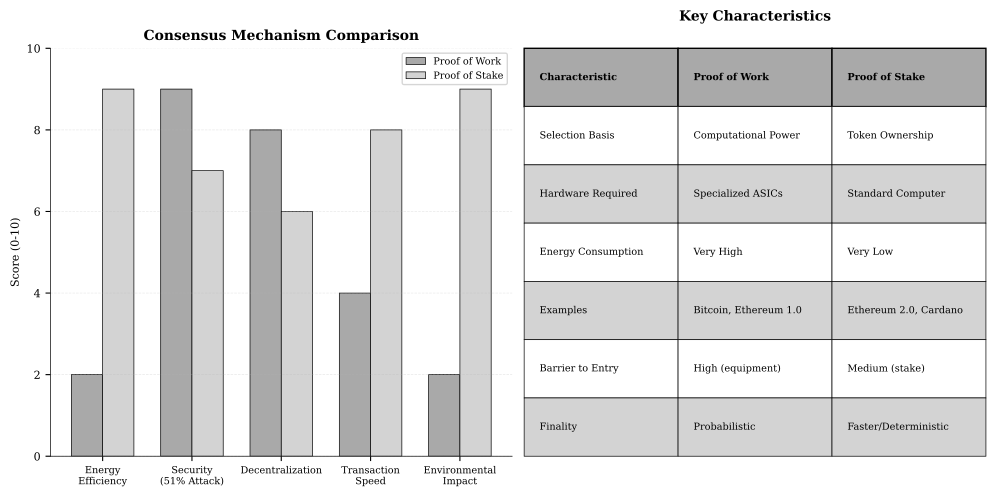

Write Python code to recreate this figure.
"""
Consensus Mechanism Comparison: PoW vs PoS
Comparative visualization of Proof of Work vs Proof of Stake characteristics

Required libraries: matplotlib, numpy
Output: consensus_comparison.pdf
"""

import matplotlib.pyplot as plt
import numpy as np
from pathlib import Path

# Chart metadata for QuantLet integration
CHART_METADATA = {
    'title': 'Consensus Mechanism Comparison (PoW vs PoS)',
    'url': 'https://github.com/Digital-AI-Finance/DigitalFinance_3/tree/main/charts/module_02_blockchain/consensus_comparison'
}

def create_consensus_comparison():
    """Create a comparison chart of PoW vs PoS consensus mechanisms"""

    # Set style for academic publication
    plt.rcParams['font.family'] = 'serif'
    plt.rcParams['font.size'] = 8
    plt.rcParams['axes.linewidth'] = 0.5

    fig, (ax1, ax2) = plt.subplots(1, 2, figsize=(10, 5))

    # Metrics for comparison
    metrics = ['Energy\nEfficiency', 'Security\n(51% Attack)', 'Decentralization',
               'Transaction\nSpeed', 'Environmental\nImpact']

    # Scores (0-10 scale)
    pow_scores = [2, 9, 8, 4, 2]  # PoW characteristics
    pos_scores = [9, 7, 6, 8, 9]  # PoS characteristics

    x = np.arange(len(metrics))
    width = 0.35

    # Left panel: Bar chart comparison
    bars1 = ax1.bar(x - width/2, pow_scores, width, label='Proof of Work',
                    color='darkgray', edgecolor='black', linewidth=0.5)
    bars2 = ax1.bar(x + width/2, pos_scores, width, label='Proof of Stake',
                    color='lightgray', edgecolor='black', linewidth=0.5)

    ax1.set_ylabel('Score (0-10)', fontsize=8)
    ax1.set_title('Consensus Mechanism Comparison', fontsize=10, fontweight='bold')
    ax1.set_xticks(x)
    ax1.set_xticklabels(metrics, fontsize=7)
    ax1.legend(loc='upper right', fontsize=7)
    ax1.set_ylim(0, 10)
    ax1.grid(axis='y', alpha=0.3, linestyle='--', linewidth=0.5)
    ax1.spines['top'].set_visible(False)
    ax1.spines['right'].set_visible(False)

    # Right panel: Key characteristics table
    ax2.axis('off')

    # Table data
    characteristics = [
        ['Characteristic', 'Proof of Work', 'Proof of Stake'],
        ['Selection Basis', 'Computational Power', 'Token Ownership'],
        ['Hardware Required', 'Specialized ASICs', 'Standard Computer'],
        ['Energy Consumption', 'Very High', 'Very Low'],
        ['Examples', 'Bitcoin, Ethereum 1.0', 'Ethereum 2.0, Cardano'],
        ['Barrier to Entry', 'High (equipment)', 'Medium (stake)'],
        ['Finality', 'Probabilistic', 'Faster/Deterministic']
    ]

    # Create table
    table = ax2.table(cellText=characteristics,
                     cellLoc='left',
                     loc='center',
                     bbox=[0, 0, 1, 1])

    table.auto_set_font_size(False)
    table.set_fontsize(7)

    # Style header row
    for i in range(3):
        cell = table[(0, i)]
        cell.set_facecolor('darkgray')
        cell.set_text_props(weight='bold', color='black')

    # Alternate row colors
    for i in range(1, len(characteristics)):
        for j in range(3):
            cell = table[(i, j)]
            if i % 2 == 0:
                cell.set_facecolor('lightgray')
            else:
                cell.set_facecolor('white')
            cell.set_edgecolor('black')
            cell.set_linewidth(0.5)

    ax2.set_title('Key Characteristics', fontsize=10, fontweight='bold', pad=20)

    plt.tight_layout()

    # Save as PDF
    output_path = Path(__file__).parent / 'consensus_comparison.pdf'
    plt.savefig(output_path, format='pdf', dpi=300, bbox_inches='tight')
    print(f"Chart saved to: {output_path}")

    plt.close()

if __name__ == '__main__':
    create_consensus_comparison()
